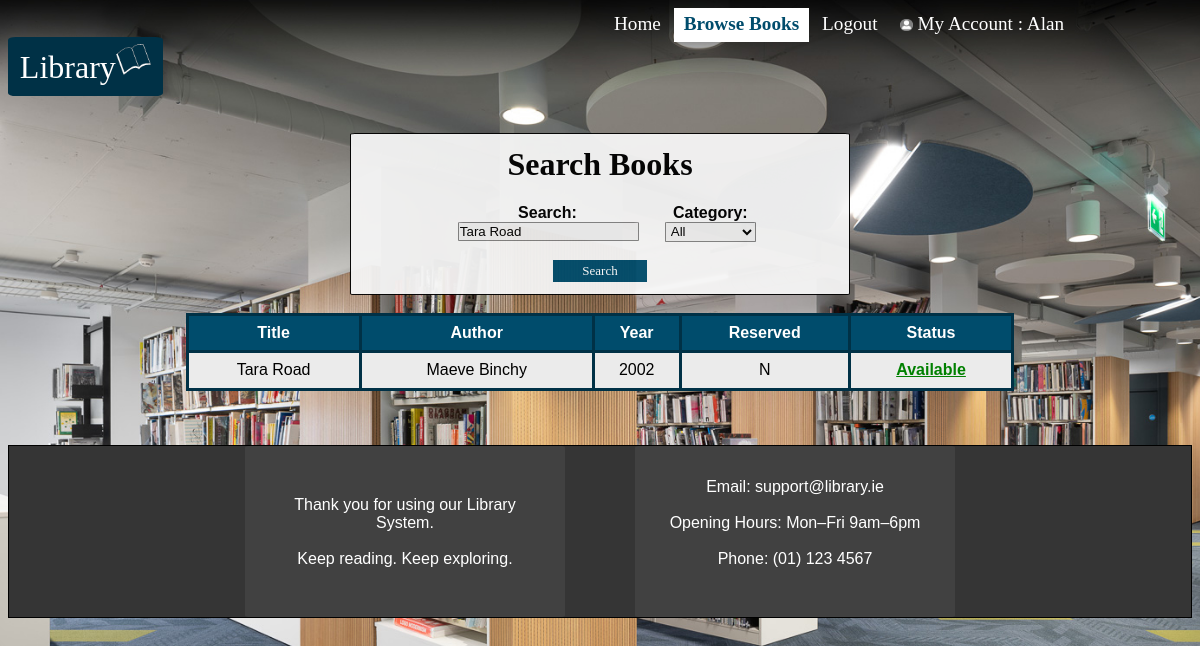
The page /pages/Browse.php?search=Tara+Road (signed in) on the database its author committed.
### tables this page shows
CREATE TABLE `users` (
  `Username` varchar(20) NOT NULL,
  `Password` varchar(20) NOT NULL,
  `FirstName` varchar(20) NOT NULL,
  `Surname` varchar(20) NOT NULL,
  `AddressLine1` varchar(50) NOT NULL DEFAULT 'none',
  `AddressLine2` varchar(50) NOT NULL,
  `City` varchar(20) NOT NULL DEFAULT 'none',
  `County` varchar(20) NOT NULL DEFAULT 'none',
  `Telephone` varchar(10) NOT NULL DEFAULT 'none',
  `Mobile` varchar(10) NOT NULL DEFAULT 'none'
);

CREATE TABLE `books` (
  `ISBN` varchar(15) NOT NULL,
  `BookTitle` varchar(40) NOT NULL,
  `Author` varchar(20) NOT NULL,
  `Edition` int(11) NOT NULL,
  `Year` int(5) NOT NULL,
  `Category` bigint(3) NOT NULL,
  `Reserved` varchar(1) NOT NULL DEFAULT 'N'
);

### pages/Browse.php (the view, shortened to what this page needs)
<?php
include("../library.php");
$User = isset($_SESSION["Users"]) ? $_SESSION["Users"] : null;
?>
<!DOCTYPE html>
<html lang="en">
<html>
<head>
    <link rel="stylesheet" href="../libraryCSS/styles.css">
    <link rel="stylesheet" href="../libraryCSS/background.css">
</head>
<body>
    <header>
        <div class="top-nav-bar">
            <a class="heading" href="Index.php">Home</a>
            <a class="heading active" href="Browse.php">Browse Books</a>
            <a class="heading" href="Logout.php">Logout</a>
            <?php
                $sql = "SELECT Username, Password, FirstName, Surname, AddressLine1, AddressLine2, City, County, Telephone, Mobile FROM users WHERE Username='$User'";
                $result = $conn->query($sql);
                if ($result && $row = $result->fetch_assoc()) {
                    echo '<a id="MyAccount" class="heading" href="MyAccount.php"><img src="../media/accountIcon.png" style="width:1.3%;height:1.3%;" alt="Account icon"> My Account : ' . $row["FirstName"] . '</a>';
                }
            ?>
        </div>
        <a id="header">Library<img src="../media/headerIcon.png" style="width:3%;height:3%;" alt="Library logo"></a>
    </header>
    <?php
        $search = "";
        $page = 1;
        $limit = 5;
        $result = null;
        if ($_SERVER["REQUEST_METHOD"] === "GET") {
            if (isset($_GET["search"]) && $_GET["search"] !== "") {
                $search = trim($_GET["search"]);
            }
            $offset = ($page - 1) * $limit;
            $where = " WHERE 1=1 ";
            $params = array();
            $types = "";
            if ($search !== "") {
                $where .= " AND (BookTitle LIKE ? OR Author LIKE ?) ";
                $params[] = "%" . $search . "%";
                $params[] = "%" . $search . "%";
                $types .= "ss";
            }
            $main_sql = "SELECT * FROM books" . $where . " LIMIT ? OFFSET ?";
            $main_stmt = $conn->prepare($main_sql);
            $types2 = $types . "ii";
            $params2 = $params;
            $params2[] = $limit;
            $params2[] = $offset;
            $main_stmt->bind_param($types2, ...$params2);
            $main_stmt->execute();
            $result = $main_stmt->get_result();
        }
    ?>
    <div id="register">
        <h1>Search Books</h1>
        <form method="GET">
            <section class="searchGrid">
                <div>
                    <label class="loginInput" for="search">Search:</label>
                    <br>
                    <input type="text" id="search" name="search" value="<?php echo htmlspecialchars($search); ?>">
                </div>
                <div>
                    <label class="loginInput" for="category">Category:</label>
                    <br>
                    <select id="category" name="category">
                        <option value="">All</option>
                    </select>
                </div>
            </section>
            <br>
            <button class="button" type="submit">
                <a class="buttontext">Search </a>
            </button>
        </form>
    </div>
    <br>
    <table id="bookTable">
        <tr>
            <th>Title</th>
            <th>Author</th>
            <th>Year</th>
            <th>Reserved</th>
            <th>Status</th>
        </tr>
        <?php
            if ($result) {
                while ($row = $result->fetch_assoc()) { ?>
                    <tr>
                        <td><?php echo htmlspecialchars($row['BookTitle']); ?></td>
                        <td><?php echo htmlspecialchars($row['Author']); ?></td>
                        <td><?php echo htmlspecialchars($row['Year']); ?></td>
                        <td><?php echo htmlspecialchars($row['Reserved']); ?></td>
                        <td>
                            <?php if ($row['Reserved'] === 'N') { ?>
                                <a id="available" href="../reserve.php?ISBN=<?php echo urlencode($row['ISBN']); ?>">Available</a>
                            <?php } else { ?>
                                <a id="unavailable">Unavailable</a>
                            <?php } ?>
                        </td>
                    </tr>
                <?php }
            }
        ?>
    </table>
    <br>
    <br><br>
    <footer>
        <section class="footerGrid">
            <div class="footerText">
                <br>
                Thank you for using our Library System.
                <br>
                <br>
                Keep reading. Keep exploring.
            </div>
            <div class="footerText">
                Email: support@library.ie
                <br>
                <br>
                Opening Hours: Mon–Fri 9am–6pm
                <br>
                <br>
                Phone: (01) 123 4567
                <br>
                <br>
            </div>
        </section>
    </footer>
</body>
</html>

### libraryCSS/styles.css (style rules this page uses)
.loginInput { text-align: left; color: black; font-family: Arial, Helvetica, sans-serif; font-weight: bold; }
h1 { margin-top: 5%; font-family: prophet-bold; font-size: 200%; text-align: center; color: Black; }
.button { border-style: solid; border-width: 1%; border-color: #004C6C; background-color: #004C6C; width: 35%; height: 3.2%; margin: auto; }
.buttontext { font-family: prophet-regular; text-align: center; color: white; font-size: small; text-decoration: none; }
.top-nav-bar { text-align: right; overflow: hidden; padding: 0.5%; width: 80%; margin: 0% auto; }
.top-nav-bar a { text-align: center; color: white; text-align: center; padding: 1%; text-decoration: none; font-size: larger; font-family: prophet-regular; }
.top-nav-bar a.active { background-color: white; color: #004C6C; font-weight: bold; }
input { border-style: solid; border-color: gray; border-width: 1px; border-radius: 3%; padding: 0.5%; background-color: #ebebeb; }
select { border-style: solid; border-color: gray; border-width: 1px; border-radius: 3%; padding: 0.5%; background-color: #ebebeb; }
#header { margin-top: 5%; font-family: prophet-bold; font-size: 200%; text-align: left; color: white; background-color: #003146; border-radius: 5%; padding: 1%; }
#available { text-align: left; color: green; font-family: Arial, Helvetica, sans-serif; font-weight: bold; }
footer { background-position: bottom center; background-size: cover; background-color: #353535; color: white; text-align: center; border-style: solid; border-color: black; border-width: 1px; }
.footerGrid { display: grid; grid-template-columns: repeat(2, 1fr); gap: 10%; max-width: 60%; margin: 0 auto; }
.footerText { background-color: #414141; color: white; padding: 10%; border-radius: 1%; font-family: Arial, Helvetica, sans-serif; }
.searchGrid { display: grid; grid-template-columns: repeat(2, 1fr); gap: 10%; max-width: 60%; margin: 0 auto; }

### libraryCSS/background.css (style rules this page uses)
body { background-image: url("../media/TUDlibraryBackground.jpeg"); background-repeat: no-repeat; background-attachment: fixed; background-position: top center; background-size: cover; }

### rows shown on the page
users: FirstName "Alan"
books: BookTitle "Tara Road", Author "Maeve Binchy", Year "2002", Reserved "N"
